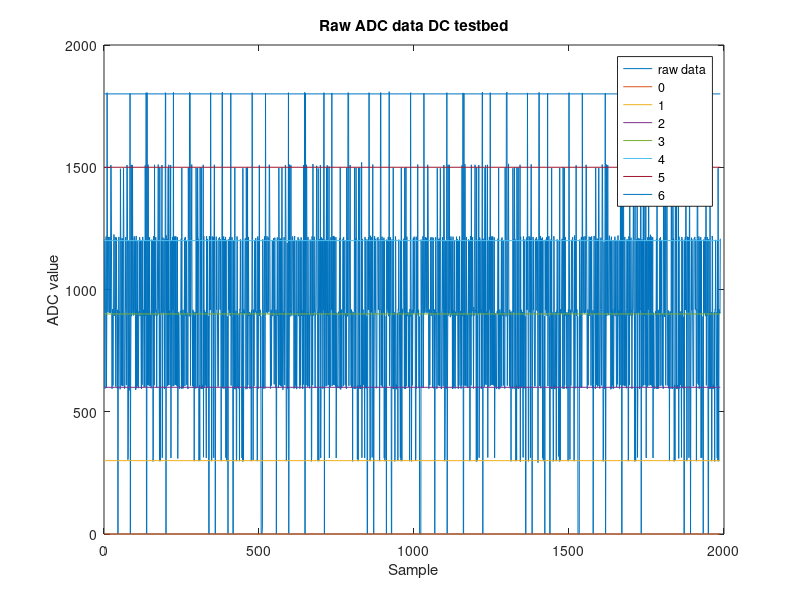
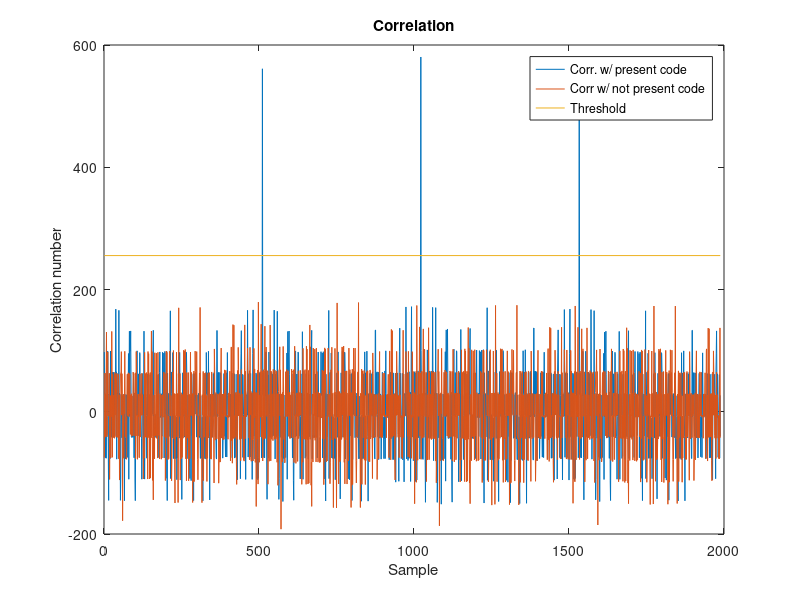
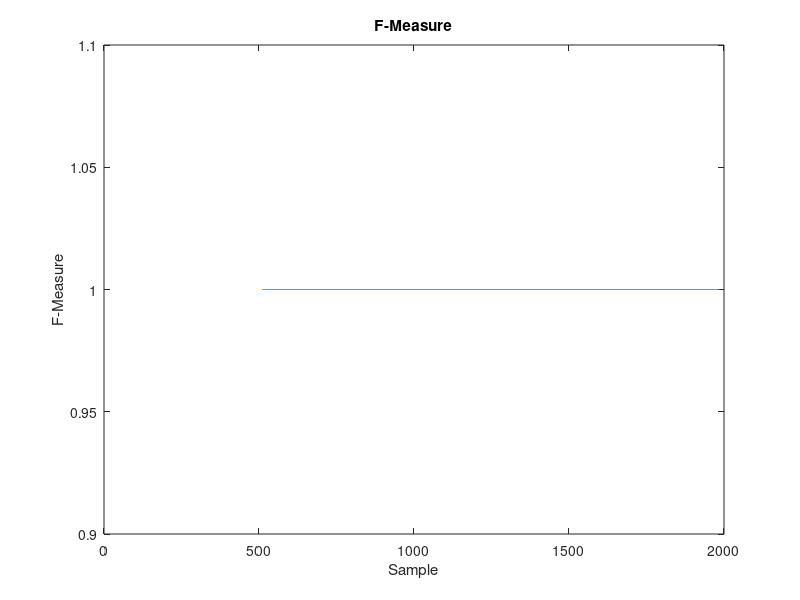

These charts were generated, in order, by the following MATLAB code:
load dc-testbed-raw-and-corr-n=9-N=6;
%load dc-testbed-raw-and-corr-n=7-N=6;

%L = 127;
L = 511;

close all;

start_idx = 1; %400
end_idx = length(corr); % 1200


plot(raw(start_idx : end_idx))
title('Raw ADC data DC testbed');
xlabel('Sample');
ylabel('ADC value');

hold on;

for idx = 0:6
   plot([1 end_idx - start_idx + 1],[300*idx 300*idx]); 
end;

%legend('raw data','0 LEDs on', '1 LEDs on', '2 LEDs on', '3 LEDs on', '4 LEDs on', '5 LEDs on', '6 LEDs on');
legend('raw data','0', '1', '2', '3', '4', '5', '6');
hold off;


figure;

plot(corr(start_idx : end_idx));
title('Correlation');
xlabel('Sample');
ylabel('Correlation number');

hold on;

plot(corr_not_included_code(start_idx : end_idx));

plot([1 min(end_idx - start_idx + 1, length(corr))],[L/2 L/2]); 

legend('Corr. w/ present code', 'Corr w/ not present code', 'Threshold');
hold off;


idx_first_tp = 511;%95;
%idx_first_tp = 95;
tp = 0;
fp = 0;
tn = 0;
fn = 0;

f = zeros(1, length(corr));



for idx=1:length(corr)
   if (mod(idx - idx_first_tp, L) == 0)
        %tp = 0;
        %fp = 0;
        %tn = 0;
        %fn = 0;

       if corr(idx) > L/2
           tp = tp + 1;
       else
           fn = fn + 1;
       end;
   else
       if corr(idx) > L/2
           fp = fp + 1;
       else
           tn = tn + 1;
       end;
   end;
   
   precision = tp / (tp + fp);
   recall = tp / (tp + fn);
   
   if (precision == 0 && recall == 0)
       f(idx) = 1;
   else
       f(idx) =  2 * precision * recall / (precision + recall);
   end;
       
    
end;

precision = tp / (tp + fp);
recall = tp / (tp + fn);

figure;
plot(f);
title('F-Measure')
xlabel('Sample');
ylabel('F-Measure');
